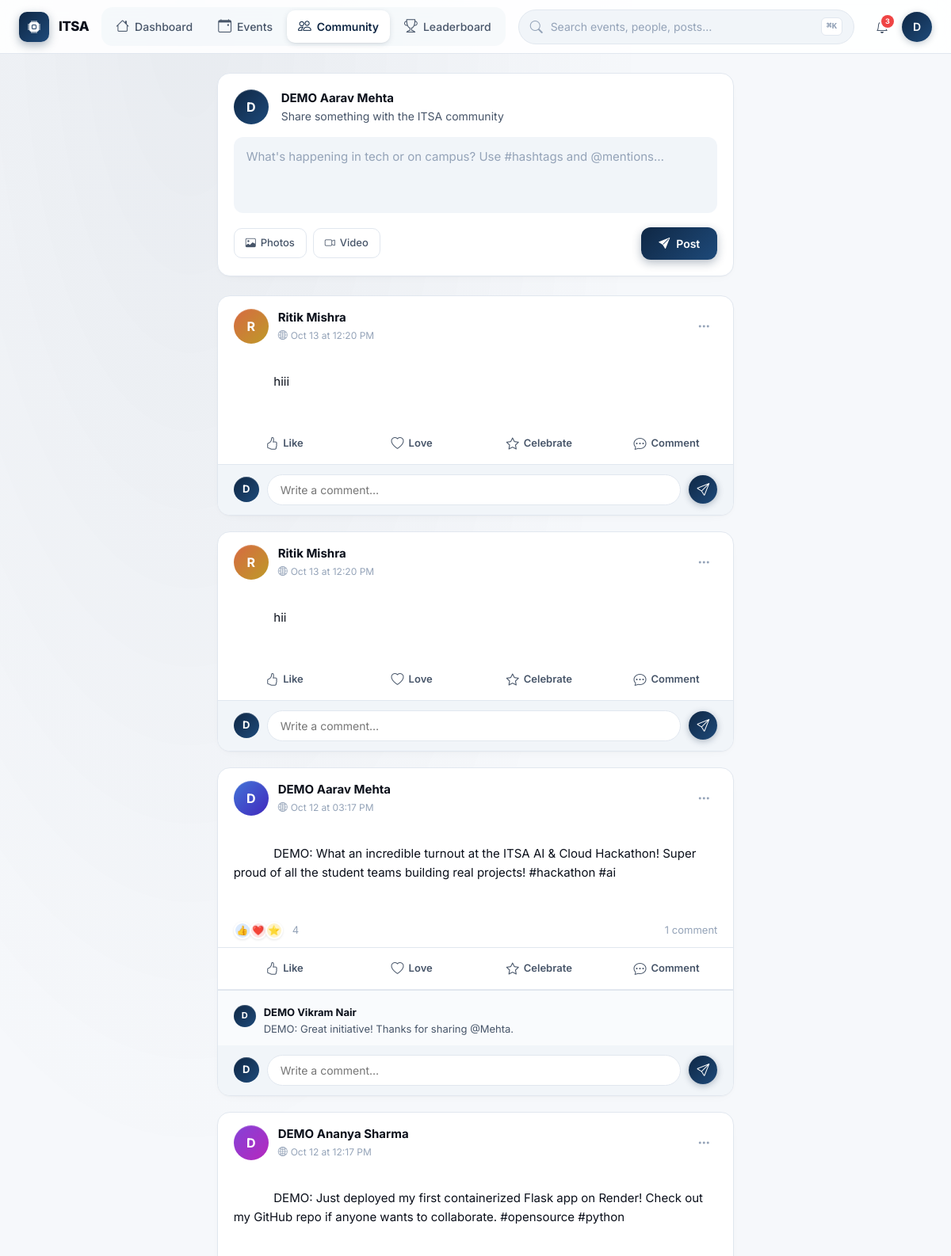
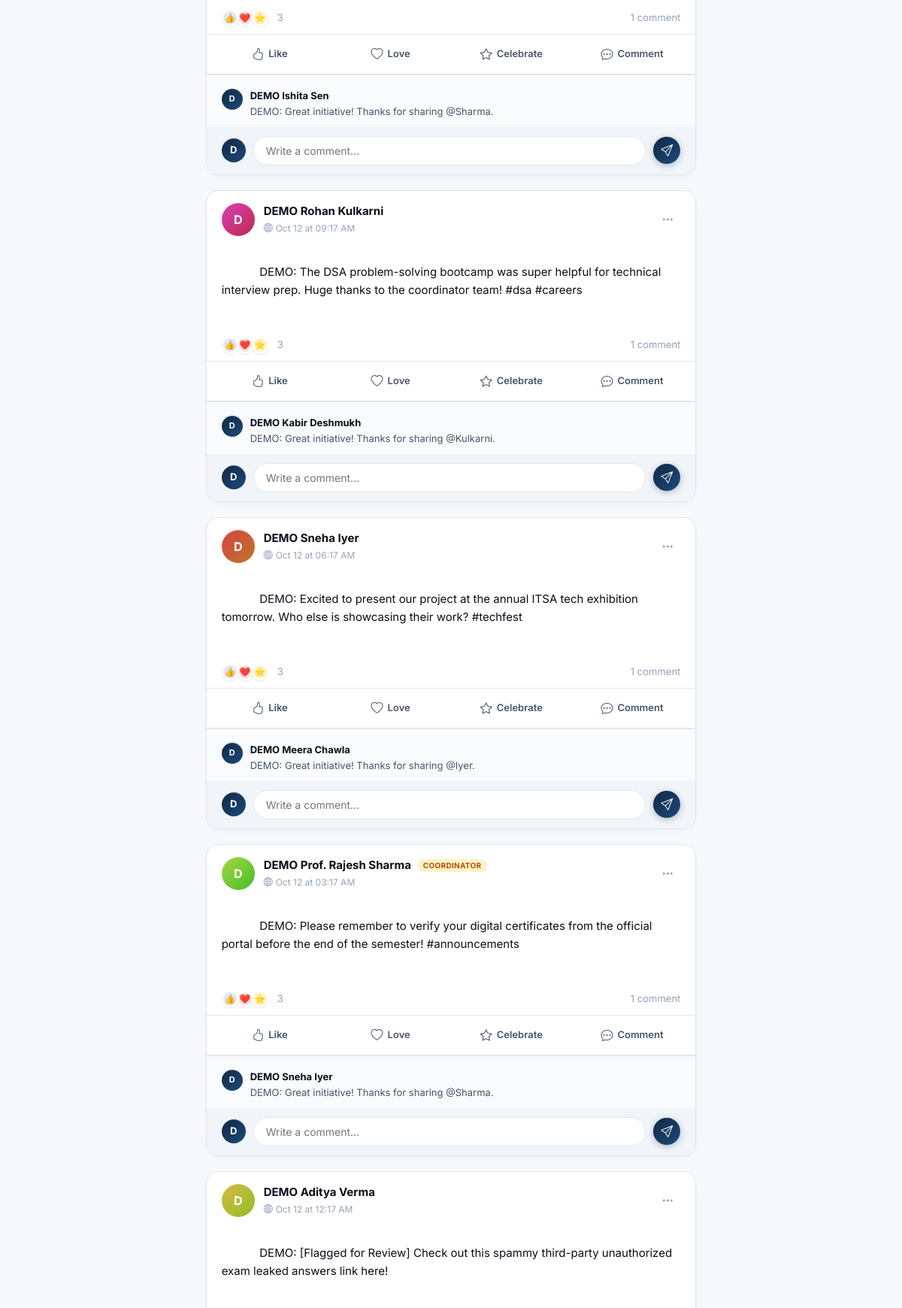
The page /feed (signed in, upper part) on the database its author committed (2 pictures, top to bottom).
### app/models/user.py (models this page shows, shortened)
class User(UserMixin, db.Model):
    __tablename__ = 'users'
    id = db.Column(db.Integer, primary_key=True, autoincrement=True)
    email = db.Column(db.String(255), unique=True, nullable=False, index=True)
    password_hash = db.Column(db.String(255), nullable=False)
    full_name = db.Column(db.String(100), nullable=False)
    role = db.Column(db.Enum('STUDENT', 'COORDINATOR', 'ADMIN', name='user_roles'), default='STUDENT', nullable=False, index=True)
    is_active = db.Column(db.Boolean, default=True, nullable=False, index=True)
    is_suspended = db.Column(db.Boolean, default=False, nullable=False)
    profile_image = db.Column(db.String(255), nullable=True)
    created_at = db.Column(db.DateTime, default=datetime.utcnow, nullable=False)
    updated_at = db.Column(db.DateTime, default=datetime.utcnow, onupdate=datetime.utcnow, nullable=False)
    student_profile = db.relationship('StudentProfile', backref='user', uselist=False, cascade='all, delete-orphan')
    coordinator_profile = db.relationship('CoordinatorProfile', backref='user', uselist=False, cascade='all, delete-orphan')
    registrations = db.relationship('EventRegistration', backref='user', lazy='dynamic', cascade='all, delete-orphan')
    attendance_records = db.relationship('Attendance', foreign_keys='Attendance.user_id', backref='student', lazy='dynamic')
    scanned_attendances = db.relationship('Attendance', foreign_keys='Attendance.scanned_by', backref='coordinator', lazy='dynamic')
    certificates = db.relationship('Certificate', backref='user', lazy='dynamic', cascade='all, delete-orphan')
    feedback_submissions = db.relationship('Feedback', backref='user', lazy='dynamic', cascade='all, delete-orphan')
    posts = db.relationship('Post', backref='author', lazy='dynamic', cascade='all, delete-orphan')
    comments = db.relationship('Comment', backref='author', lazy='dynamic', cascade='all, delete-orphan')
    reactions = db.relationship('PostReaction', backref='user', lazy='dynamic', cascade='all, delete-orphan')
    saved_posts = db.relationship('SavedPost', backref='user', lazy='dynamic', cascade='all, delete-orphan')
    notifications = db.relationship('Notification', foreign_keys='Notification.user_id', backref='recipient', lazy='dynamic', cascade='all, delete-orphan')
    points_transactions = db.relationship('ItsaPoints', foreign_keys='ItsaPoints.user_id', backref='user', lazy='dynamic', cascade='all, delete-orphan')
    created_events = db.relationship('Event', backref='creator', lazy='dynamic')

### app/models/post.py (models this page shows, shortened)
class Post(db.Model):
    __tablename__ = 'posts'
    id = db.Column(db.Integer, primary_key=True, autoincrement=True)
    user_id = db.Column(db.Integer, db.ForeignKey('users.id', ondelete='CASCADE'), nullable=False, index=True)
    content = db.Column(db.Text, nullable=True)
    post_type = db.Column(
        db.Enum('TEXT', 'IMAGE', 'VIDEO', 'MIXED', name='post_types'),
        default='TEXT',
        nullable=False
    )
    event_id = db.Column(db.Integer, db.ForeignKey('events.id', ondelete='SET NULL'), nullable=True)
    is_active = db.Column(db.Boolean, default=True, nullable=False, index=True)
    is_reported = db.Column(db.Boolean, default=False, nullable=False, index=True)
    ai_moderated = db.Column(db.Boolean, default=False, nullable=False)
    ai_moderation_result = db.Column(db.String(50), nullable=True) # APPROVE, FLAG, REMOVE
    views_count = db.Column(db.Integer, default=0, nullable=False)
    created_at = db.Column(db.DateTime, default=datetime.utcnow, nullable=False, index=True)
    updated_at = db.Column(db.DateTime, default=datetime.utcnow, onupdate=datetime.utcnow, nullable=False)
    media = db.relationship('PostMedia', backref='post', lazy='dynamic', cascade='all, delete-orphan')
    reactions = db.relationship('PostReaction', backref='post', lazy='dynamic', cascade='all, delete-orphan')
    comments = db.relationship('Comment', backref='post', lazy='dynamic', cascade='all, delete-orphan')
    shares = db.relationship('PostShare', backref='post', lazy='dynamic', cascade='all, delete-orphan')
    saves = db.relationship('SavedPost', backref='post', lazy='dynamic', cascade='all, delete-orphan')
    hashtags = db.relationship('PostHashtag', backref='post', lazy='dynamic', cascade='all, delete-orphan')

### app/models/comment.py (models this page shows, shortened)
class Comment(db.Model):
    __tablename__ = 'comments'
    id = db.Column(db.Integer, primary_key=True, autoincrement=True)
    post_id = db.Column(db.Integer, db.ForeignKey('posts.id', ondelete='CASCADE'), nullable=False, index=True)
    user_id = db.Column(db.Integer, db.ForeignKey('users.id', ondelete='CASCADE'), nullable=False)
    content = db.Column(db.Text, nullable=False)
    is_active = db.Column(db.Boolean, default=True, nullable=False, index=True)
    is_reported = db.Column(db.Boolean, default=False, nullable=False)
    created_at = db.Column(db.DateTime, default=datetime.utcnow, nullable=False)
    updated_at = db.Column(db.DateTime, default=datetime.utcnow, onupdate=datetime.utcnow, nullable=False)
    replies = db.relationship('CommentReply', backref='comment', lazy='dynamic', cascade='all, delete-orphan')

### app/routes/pages.py (the view, shortened to what this page needs)
@pages_bp.route('/feed')
@login_required
def social_feed():
    from app.models.post import Post, PostReaction
    from sqlalchemy import desc
    hashtag = request.args.get('hashtag')
    query = Post.query.filter_by(is_active=True)
    posts = (query
             .order_by(desc(Post.created_at))
             .limit(50)
             .all())
    user_reactions = {}
    for p in posts:
        reaction = PostReaction.query.filter_by(
            post_id=p.id,
            user_id=current_user.id
        ).first()
        if reaction:
            user_reactions[p.id] = reaction.reaction_type
    return render_template(
        'student/feed.html',
        hashtag=hashtag,
        posts=posts,
        user_reactions=user_reactions
    )

### app/templates/student/feed.html (shortened to what this page needs)
{% extends "base.html" %}
{% block content %}
<div class="container-fluid p-0">
  <div class="row justify-content-center">
    <div class="col-12 col-lg-8 col-xl-7">
      <div class="social-composer mb-4">
        <div class="d-flex align-items-center gap-3 mb-3">
          <div class="social-avatar social-avatar-md">
            {{ current_user.full_name[0] | upper if current_user.full_name else 'U' }}
          </div>
          <div>
            <div class="fw-bold" style="color: var(--text-primary); font-size: 0.9375rem;">
              {{ current_user.full_name or 'You' }}
            </div>
            <div class="small text-muted">Share something with the ITSA community</div>
          </div>
        </div>
        <form id="postForm" enctype="multipart/form-data">
          <textarea
            class="social-composer-input"
            name="content"
            rows="3"
            placeholder="What's happening in tech or on campus? Use #hashtags and @mentions…"></textarea>
          <div class="social-composer-actions">
            <div class="d-flex gap-2">
              <button type="button" class="social-attach-btn" data-feed-action="photos">
                <i class="bi bi-image"></i> <span class="d-none d-sm-inline">Photos</span>
              </button>
              <button type="button" class="social-attach-btn" data-feed-action="video">
                <i class="bi bi-camera-video"></i> <span class="d-none d-sm-inline">Video</span>
              </button>
            </div>
            <button type="submit" class="social-post-btn">
              <i class="bi bi-send-fill"></i> Post
            </button>
          </div>
        </form>
      </div>
      {% if posts %}
        {% for post in posts %}
        <article class="social-post" data-post-id="{{ post.id }}">
          <header class="social-post-header">
            <div class="social-avatar social-avatar-md"
                 style="background: linear-gradient(135deg, hsl({{ (post.user_id * 47) % 360 }}, 65%, 55%), hsl({{ (post.user_id * 47 + 30) % 360 }}, 65%, 45%));">
              {{ post.author.full_name[0] | upper if post.author and post.author.full_name else 'U' }}
            </div>
            <div class="social-post-meta">
              <div class="social-post-author">
                {{ post.author.full_name if post.author else 'Unknown' }}
                {% if post.author and post.author.role == 'COORDINATOR' %}
                  <span class="social-role-badge" style="background: #fef3c7; color: #b45309;">Coordinator</span>
                {% elif post.author and post.author.role == 'ADMIN' %}
                  <span class="social-role-badge" style="background: #fee2e2; color: #b91c1c;">Admin</span>
                {% endif %}
              </div>
              <div class="social-post-time">
                <i class="bi bi-globe2"></i>
                {{ post.created_at.strftime('%b %d at %I:%M %p') if post.created_at else 'Just now' }}
              </div>
            </div>
            <div class="social-post-menu">
              <button class="social-icon-btn" type="button" data-bs-toggle="dropdown">
                <i class="bi bi-three-dots"></i>
              </button>
            </div>
          </header>
          {% if post.content %}
          <div class="social-post-content">
            {{ post.content }}
          </div>
          {% endif %}
          {% set total_reactions = (post.reactions.count() if post.reactions else 0) %}
          {% if total_reactions > 0 %}
          <div class="social-post-stats">
            <div class="social-reaction-summary">
              <span class="social-reaction-bubble" style="background: #dbeafe;">👍</span>
              <span class="social-reaction-bubble" style="background: #fee2e2;">❤️</span>
              <span class="social-reaction-bubble" style="background: #fef3c7;">⭐</span>
              <span class="ms-2">{{ total_reactions }}</span>
            </div>
            <div class="social-comment-count">
              {% set comment_ct = post.comments.count() if post.comments else 0 %}
              {% if comment_ct > 0 %}
                {{ comment_ct }} comment{{ 's' if comment_ct != 1 else '' }}
              {% endif %}
            </div>
          </div>
          {% endif %}
          <div class="social-post-actions">
            <button class="social-action-btn {% if user_reactions.get(post.id) == 'LIKE' %}active{% endif %}"
                    data-reaction="LIKE" data-post-id="{{ post.id }}">
              <i class="bi bi-hand-thumbs-up{% if user_reactions.get(post.id) == 'LIKE' %}-fill{% endif %}"></i>
              <span>Like</span>
            </button>
            <button class="social-action-btn {% if user_reactions.get(post.id) == 'LOVE' %}active{% endif %}"
                    data-reaction="LOVE" data-post-id="{{ post.id }}">
              <i class="bi bi-heart{% if user_reactions.get(post.id) == 'LOVE' %}-fill{% endif %}"></i>
              <span>Love</span>
            </button>
            <button class="social-action-btn {% if user_reactions.get(post.id) == 'CELEBRATE' %}active{% endif %}"
                    data-reaction="CELEBRATE" data-post-id="{{ post.id }}">
              <i class="bi bi-star{% if user_reactions.get(post.id) == 'CELEBRATE' %}-fill{% endif %}"></i>
              <span>Celebrate</span>
            </button>
            <button class="social-action-btn social-action-comment" data-post-id="{{ post.id }}">
              <i class="bi bi-chat-dots"></i> <span>Comment</span>
            </button>
          </div>
          {% set post_comments = post.comments.all() %}
          {% if post_comments %}
          <div class="social-comments-list" id="comments-{{ post.id }}">
            {% for comment in post_comments[:3] %}
            <div class="social-comment-item">
              <div class="social-avatar social-avatar-xs">
                {{ comment.author.full_name[0] | upper if comment.author and comment.author.full_name else 'U' }}
              </div>
              <div class="social-comment-content">
                <div class="social-comment-author">
                  {{ comment.author.full_name if comment.author else 'Unknown' }}
                </div>
                <div class="social-comment-text">{{ comment.content }}</div>
              </div>
            </div>
            {% endfor %}
          </div>
          {% endif %}
          <div class="social-comment-box">
            <div class="social-avatar social-avatar-sm">
              {{ current_user.full_name[0] | upper if current_user.full_name else 'U' }}
            </div>
            <input type="text"
                   class="social-comment-input"
                   placeholder="Write a comment…"
                   data-post-id="{{ post.id }}">
            <button class="social-send-btn" data-post-id="{{ post.id }}">
              <i class="bi bi-send"></i>
            </button>
          </div>
        </article>
        {% endfor %}
      {% endif %}
    </div>
  </div>
</div>
{% endblock %}

### app/templates/partials/command-bar.html (shortened to what this page needs)
<header id="app-command-bar" role="banner">
  <a href="{% if current_user.role == 'ADMIN' %}{{ url_for('pages.admin_dashboard') }}{% elif current_user.role == 'COORDINATOR' %}{{ url_for('pages.coordinator_dashboard') }}{% else %}{{ url_for('pages.student_dashboard') }}{% endif %}" class="cmd-brand">
    <span class="cmd-brand-logo"><i class="bi bi-cpu-fill"></i></span>
    <span class="cmd-brand-text">ITSA</span>
  </a>
  <nav class="cmd-nav" aria-label="Primary">
    {% if current_user.role == 'ADMIN' %}
      <a href="{{ url_for('pages.admin_dashboard') }}"
         class="cmd-nav-link {% if request.endpoint == 'pages.admin_dashboard' %}active{% endif %}">
        <i class="bi bi-speedometer2"></i> Dashboard
      </a>
      <a href="{{ url_for('pages.admin_events') }}"
         class="cmd-nav-link {% if request.endpoint == 'pages.admin_events' %}active{% endif %}">
        <i class="bi bi-calendar-event"></i> Events
      </a>
      <a href="{{ url_for('pages.admin_users') }}"
         class="cmd-nav-link {% if request.endpoint == 'pages.admin_users' %}active{% endif %}">
        <i class="bi bi-people"></i> Users
      </a>
      <a href="{{ url_for('pages.admin_analytics') }}"
         class="cmd-nav-link {% if request.endpoint == 'pages.admin_analytics' %}active{% endif %}">
        <i class="bi bi-bar-chart"></i> Analytics
      </a>
    {% else %}
      <a href="{{ url_for('pages.student_dashboard') }}"
         class="cmd-nav-link {% if request.endpoint == 'pages.student_dashboard' %}active{% endif %}">
        <i class="bi bi-house"></i> Dashboard
      </a>
      <a href="{{ url_for('pages.events_page') }}"
         class="cmd-nav-link {% if request.endpoint == 'pages.events_page' %}active{% endif %}">
        <i class="bi bi-calendar-event"></i> Events
      </a>
      <a href="{{ url_for('pages.social_feed') }}"
         class="cmd-nav-link {% if request.endpoint == 'pages.social_feed' %}active{% endif %}">
        <i class="bi bi-people"></i> Community
      </a>
      <a href="{{ url_for('pages.leaderboard_page') }}"
         class="cmd-nav-link {% if request.endpoint == 'pages.leaderboard_page' %}active{% endif %}">
        <i class="bi bi-trophy"></i> Leaderboard
      </a>
    {% endif %}
  </nav>
  <button class="cmd-search" type="button" aria-label="Open command palette" data-cmd-palette-open>
    <i class="bi bi-search cmd-search-icon"></i>
    <span class="cmd-search-placeholder">Search events, people, posts…</span>
    <kbd class="cmd-search-kbd">⌘K</kbd>
  </button>
  <div class="cmd-actions">
    <a href="{{ url_for('pages.notifications_page') }}"
       class="cmd-icon-btn always-show"
       aria-label="Notifications"
       data-itsa-notifications>
      <i class="bi bi-bell"></i>
      {% if unread_notifications_count and unread_notifications_count > 0 %}
        <span class="notification-badge">{{ unread_notifications_count }}</span>
      {% endif %}
    </a>
    <div class="cmd-user-menu" id="cmd-user-menu">
      <button class="cmd-avatar-btn" aria-label="Account menu" type="button" id="cmd-user-toggle">
        {{ current_user.full_name[0]|upper if current_user.full_name else 'U' }}
      </button>
    </div>
  </div>
</header>

### rows shown on the page
User: full_name "D", full_name "DEMO Aarav Mehta"
Post: author "R", author "Ritik Mishra", created_at "Oct 13 at 12:20 PM", content "hiii"
Post: author "R", author "Ritik Mishra", created_at "Oct 13 at 12:20 PM", content "hii"
Post: author "D", author "DEMO Aarav Mehta", created_at "Oct 12 at 03:17 PM", content "DEMO: What an incredible turnout at the ITSA AI & Cloud Hackathon! Super proud of all the student teams building real projects! #hackathon #ai", total_reactions "4", is_active "1"
Comment: author "D", author "DEMO Vikram Nair", content "DEMO: Great initiative! Thanks for sharing @Mehta."
Post: author "D", author "DEMO Ananya Sharma", created_at "Oct 12 at 12:17 PM", content "DEMO: Just deployed my first containerized Flask app on Render! Check out my GitHub repo if anyone wants to collaborate. #opensource #python", total_reactions "3", is_active "1"
Comment: author "D", author "DEMO Ishita Sen", content "DEMO: Great initiative! Thanks for sharing @Sharma."
Post: author "D", author "DEMO Rohan Kulkarni", created_at "Oct 12 at 09:17 AM", content "DEMO: The DSA problem-solving bootcamp was super helpful for technical interview prep. Huge thanks to the coordinator team! #dsa #careers", total_reactions "3", is_active "1"
Comment: author "D", author "DEMO Kabir Deshmukh", content "DEMO: Great initiative! Thanks for sharing @Kulkarni."
Post: author "D", author "DEMO Sneha Iyer", created_at "Oct 12 at 06:17 AM", content "DEMO: Excited to present our project at the annual ITSA tech exhibition tomorrow. Who else is showcasing their work? #techfest", total_reactions "3", is_active "1"
Comment: author "D", author "DEMO Meera Chawla", content "DEMO: Great initiative! Thanks for sharing @Iyer."
Post: author "D", author "DEMO Prof. Rajesh Sharma", shows "COORDINATOR", created_at "Oct 12 at 03:17 AM", content "DEMO: Please remember to verify your digital certificates from the official portal before the end of the semester! #announcements", total_reactions "3", is_active "1"
Comment: author "D", author "DEMO Sneha Iyer", content "DEMO: Great initiative! Thanks for sharing @Sharma."
Post: author "D", author "DEMO Aditya Verma", created_at "Oct 12 at 12:17 AM", content "DEMO: [Flagged for Review] Check out this spammy third-party unauthorized exam leaked answers link here!"

### other values the page prints
{{ unread_notifications_count }} "3"
